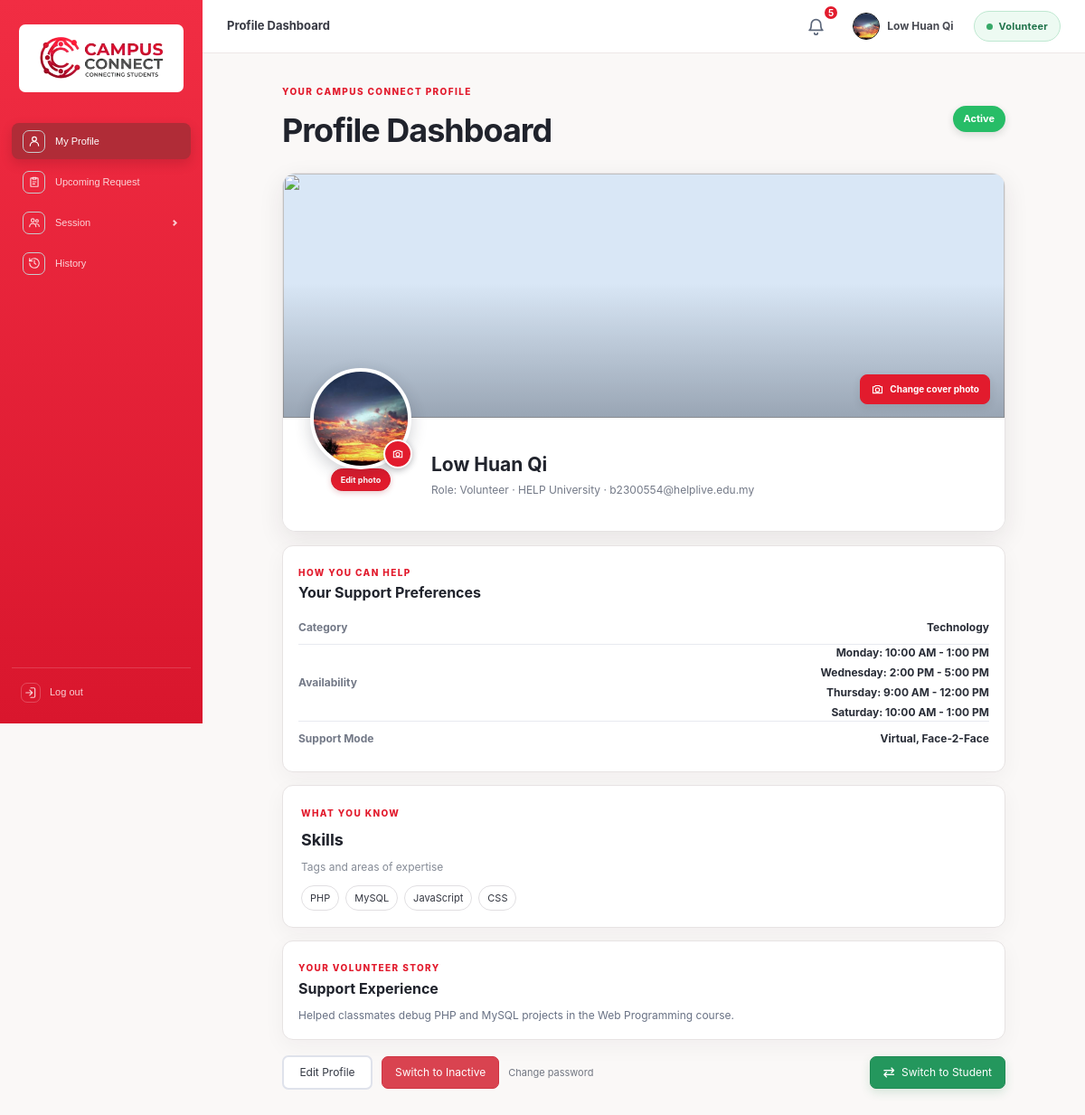
/backend/profile_management/volunteer.php (signed in), run on the app's committed database.
### tables this page shows
CREATE TABLE `users` (
  `id` int(11) NOT NULL AUTO_INCREMENT,
  `email` varchar(150) NOT NULL,
  `full_name` varchar(100) NOT NULL,
  `university_name` varchar(100) NOT NULL,
  `password_hash` varchar(255) NOT NULL,
  `picture_url` varchar(255) DEFAULT NULL,
  `cover_photo_url` varchar(255) DEFAULT NULL,
  `volunteer_picture_url` varchar(255) DEFAULT NULL,
  `volunteer_cover_photo_url` varchar(255) DEFAULT NULL,
  `education` varchar(500) DEFAULT NULL,
  `skills` varchar(500) DEFAULT NULL,
  `support_experience` varchar(1000) DEFAULT NULL,
  `tfa_code` varchar(255) DEFAULT NULL,
  `tfa_expiry` datetime DEFAULT NULL,
  `failed_attempts` int(11) NOT NULL DEFAULT 0,
  `locked_until` datetime DEFAULT NULL,
  `remember_token_hash` char(64) DEFAULT NULL,
  `remember_expires` datetime DEFAULT NULL,
  `reset_code` varchar(6) DEFAULT NULL,
  `reset_expiry` datetime DEFAULT NULL,
  `is_volunteer` char(1) NOT NULL DEFAULT 'N',
  `is_active` char(1) NOT NULL DEFAULT 'N',
  `created_at` datetime NOT NULL DEFAULT current_timestamp(),
  PRIMARY KEY (`id`),
  UNIQUE KEY `uq_users_email` (`email`)
);

### backend/general/account_functions.php (called while the page is built, shortened)
<?php
require_once __DIR__ . '/db.php';
function e($value): string {
    return htmlspecialchars((string)$value, ENT_QUOTES, 'UTF-8');
}
function current_user(): ?array {
    global $pdo;
    $stmt = $pdo->prepare('SELECT * FROM users WHERE id = ?');
    $stmt->execute([$_SESSION['user_id']]);
    $user = $stmt->fetch();
    return $user ?: null;
}
?>

### backend/general/notifications.php (called while the page is built, shortened)
<?php
function notificationTypesForRole(?string $role): array
{
    return match ($role) {
        'student' => ['Session Requested', 'Feedback Received', 'Pending Request'],
        'volunteer' => ['Request Submitted', 'Request Response', 'Status Update', 'Session Scheduled', 'Session Rejected', 'Feedback Reminder'],
        default => [],
    };
}
function notificationRoleFilter(?string $role): array
{
    $types = notificationTypesForRole($role);
    return [' AND notice_type NOT IN (' . implode(', ', array_fill(0, count($types), '?')) . ')', str_repeat('s', count($types))];
}
function bindNotificationQueryParams(mysqli_stmt $stmt, int $userId, ?string $role, string $types): void
{
    $values = array_merge([$userId], notificationTypesForRole($role));
    $params = ['i' . $types];
    foreach ($values as &$value) {
        $params[] = &$value;
    }
    call_user_func_array([$stmt, 'bind_param'], $params);
}
function countUnreadNotifications(mysqli $conn, int $userId, ?string $role = null): int
{
    [$roleFilter, $types] = notificationRoleFilter($role);
    $stmt = $conn->prepare("SELECT COUNT(*) FROM notifications WHERE user_id = ? AND is_read = 'N'" . $roleFilter);
    bindNotificationQueryParams($stmt, $userId, $role, $types);
    $stmt->execute();
    return (int)$stmt->get_result()->fetch_row()[0];
}

### backend/profile_management/volunteer.php (the view, shortened to what this page needs)
<?php
require_once dirname(__DIR__) . '/general/account_functions.php';
require_once dirname(__DIR__) . '/general/dashboard_header.php';
require_once dirname(__DIR__) . '/general/notifications.php';
$user = current_user();
$profilePicture = $user['volunteer_picture_url'] ?? '';
$coverPhoto = $user['volunteer_cover_photo_url'] ?? '';
$stmt = $pdo->prepare('SELECT category, preferred_day, start_time, end_time, support_mode, is_available FROM volunteers WHERE user_id = ? ORDER BY FIELD(preferred_day, \'Monday\', \'Tuesday\', \'Wednesday\', \'Thursday\', \'Friday\', \'Saturday\', \'Sunday\'), start_time');
$stmt->execute([$user['id']]);
$slots = $stmt->fetchAll();
$available = (bool)array_filter($slots, static fn($slot) => ($slot['is_available'] ?? 'N') === 'Y');
$categories = array_values(array_unique(array_column($slots, 'category')));
$skills = array_filter(array_map('trim', explode(',', (string)($user['skills'] ?? ''))));
$daySchedules = [];
foreach ($slots as $slot) $daySchedules[$slot['preferred_day']] = date('g:i A', strtotime($slot['start_time'])) . ' - ' . date('g:i A', strtotime($slot['end_time']));
$modes = array_values(array_unique(array_column($slots, 'support_mode')));
?>
<!DOCTYPE html>
<html lang="en">
<head>
    <link rel="stylesheet" href="<?= BASE_URL ?>/frontend/css/style.css">
    <link rel="stylesheet" href="<?= BASE_URL ?>/frontend/css/profile.css">
</head>
<body class="account-page dashboard-page profile-view-page volunteer-profile-page">
<div class="dashboard-app">
<?php include dirname(__DIR__) . '/general/account_sidebar.php'; ?>
<main class="dashboard-main">
    <?= renderDashboardHeader('Profile Dashboard', $user, null, countUnreadNotifications($conn, (int)$user['id'], 'volunteer')) ?>
    <div class="dashboard-shell profile-dashboard-shell volunteer-profile-shell">
        <div class="profile-page-heading volunteer-profile-heading"><div><span class="account-eyebrow">YOUR CAMPUS CONNECT PROFILE</span><h1>Profile Dashboard</h1></div><span class="volunteer-status <?= $available ? 'is-active' : 'is-paused' ?>"><?= $available ? 'Active' : 'Inactive' ?></span></div>
        <section class="profile-showcase-card">
            <a class="profile-cover" href="<?= BASE_URL ?>/profile_cover.php" aria-label="Change cover photo">
                <img class="profile-cover-image" src="<?= e($coverPhoto ?: DEFAULT_COVER_PHOTO) ?>" alt="">
                <span class="profile-cover-action"><svg viewBox="0 0 24 24" aria-hidden="true"><path d="M4 7.5h3l1.4-2h7.2l1.4 2h3v11H4z"/><circle cx="12" cy="13" r="3.5"/></svg>Change cover photo</span>
            </a>
            <div class="profile-identity-card">
                <div class="profile-avatar-wrap">
                    <a class="profile-identity-avatar" href="<?= BASE_URL ?>/profile_picture.php" aria-label="Change profile photo"><img src="<?= e($profilePicture ?: DEFAULT_PROFILE_PICTURE) ?>" alt=""></a>
                    <a class="profile-avatar-camera" href="<?= BASE_URL ?>/profile_picture.php" aria-label="Change profile photo"><svg viewBox="0 0 24 24" aria-hidden="true"><path d="M4 7.5h3l1.4-2h7.2l1.4 2h3v11H4z"/><circle cx="12" cy="13" r="3.5"/></svg></a>
                    <a class="profile-photo-edit" href="<?= BASE_URL ?>/profile_picture.php">Edit photo</a>
                </div>
                <div class="profile-identity-copy"><h2><?= e($user['full_name']) ?></h2><p>Role: Volunteer <span aria-hidden="true">·</span> <?= e($user['university_name'] ?? 'Campus Connect') ?> <span aria-hidden="true">·</span> <?= e($user['email']) ?></p></div>
            </div>
        </section>
        <section class="volunteer-preferences-card">
            <span class="account-eyebrow">HOW YOU CAN HELP</span>
            <h2>Your Support Preferences</h2>
            <div class="volunteer-preference-row"><span>Category</span><strong><?= $categories ? e(implode(', ', $categories)) : 'Not set' ?></strong></div>
            <div class="volunteer-preference-row"><span>Availability</span><div class="volunteer-schedule-list"><?php foreach ($daySchedules as $day => $time): ?><span><?= e($day) ?>: <?= e($time) ?></span><?php endforeach; ?></div></div>
            <div class="volunteer-preference-row"><span>Support Mode</span><strong><?= $modes ? e(implode(', ', $modes)) : 'Not set' ?></strong></div>
        </section>
        <section class="volunteer-skills-card"><span class="account-eyebrow">WHAT YOU KNOW</span><h2>Skills</h2><p class="profile-skill-hint">Tags and areas of expertise</p><div class="profile-skill-list"><?php foreach ($skills as $skill): ?><span><?= e($skill) ?></span><?php endforeach; ?><?php if (!$skills): ?><span class="profile-empty-skill">Add skills to help students find you.</span><?php endif; ?></div></section>
        <section class="volunteer-experience-card"><span class="account-eyebrow">YOUR VOLUNTEER STORY</span><h2>Support Experience</h2><p><?= nl2br(e($user['support_experience'] ?: 'Add your peer support, teaching, mentoring, or volunteering experience to help students get to know you.')) ?></p></section>
        <div class="volunteer-profile-actions">
            <a class="btn btn-secondary" href="<?= BASE_URL ?>/edit_profile.php">Edit Profile</a>
            <?php if ($isVolunteer): ?>
                <form method="post" data-confirm-title="Switch to <?= $available ? 'Inactive' : 'Active' ?>?" data-confirm-message="<?= $available ? 'You will no longer appear available for new student requests. Your schedule will remain saved.' : 'Your volunteer profile will appear available for new student requests.' ?>" data-confirm-submit="Switch status" data-confirm-icon="<?= $available ? 'inactive' : 'active' ?>"><input type="hidden" name="csrf_token" value="<?= e(csrf_token()) ?>"><input type="hidden" name="action" value="<?= $available ? 'inactive' : 'active' ?>"><button class="btn <?= $available ? 'btn-inactive' : 'btn-active' ?>" type="submit" <?= !$available ? 'style="border:1px solid #218b55 !important;color:#218b55 !important;background:#fff !important" onmouseenter="this.style.setProperty(\'background-color\',\'#218b55\',\'important\');this.style.setProperty(\'color\',\'#fff\',\'important\')" onmouseleave="this.style.setProperty(\'background-color\',\'#fff\',\'important\');this.style.setProperty(\'color\',\'#218b55\',\'important\')" onfocus="this.style.setProperty(\'background-color\',\'#218b55\',\'important\');this.style.setProperty(\'color\',\'#fff\',\'important\')" onblur="this.style.setProperty(\'background-color\',\'#fff\',\'important\');this.style.setProperty(\'color\',\'#218b55\',\'important\')"' : '' ?>>Switch to <?= $available ? 'Inactive' : 'Active' ?></button></form>
                <a class="profile-security-link" href="<?= BASE_URL ?>/change_password.php">Change password</a>
                <form method="post" data-confirm-title="Switch to Student?" data-confirm-message="You will stop appearing as available to students. Your volunteer profile and schedule will remain saved." data-confirm-submit="Switch to Student" data-confirm-icon="switch"><input type="hidden" name="csrf_token" value="<?= e(csrf_token()) ?>"><input type="hidden" name="action" value="student"><button class="btn btn-plain" type="submit">Switch to Student</button></form>
            <?php endif; ?>
        </div>
    </div>
</main>
</div>
</body>
</html>

### backend/general/dashboard_header.php (shortened to what this page needs)
<?php
function renderDashboardHeader(string $title, array $user, ?array $back = null, int $unreadNotifications = 0): string
{
    $backLink = '';
    $isVolunteer = ($user['is_volunteer'] ?? 'N') === 'Y';
    $name        = $user['full_name'] ?? 'Student';
    $picture     = $isVolunteer ? ($user['volunteer_picture_url'] ?? '') : ($user['picture_url'] ?? '');
    $avatar = '<img src="' . htmlspecialchars($picture ?: DEFAULT_PROFILE_PICTURE) . '" alt="">';
    $scriptKey = basename(dirname($_SERVER['SCRIPT_NAME'] ?? '')) . '/' . basename($_SERVER['SCRIPT_NAME'] ?? '');
    $isNotificationsPage = $scriptKey === 'notification_management/notifications.php';
    $bellLabel = $isNotificationsPage
        ? 'Close notifications'
        : ($unreadNotifications > 0 ? "Notifications, $unreadNotifications unread" : 'Notifications');
    $bellHref = $isNotificationsPage
        ? BASE_URL . ($isVolunteer ? '/volunteer.php' : '/profile.php')
        : BASE_URL . '/backend/notification_management/notifications.php';
    $bell = '<a class="dashboard-bell"' . ($isNotificationsPage ? ' data-notification-toggle="close"' : '')
          . ' href="' . $bellHref . '" title="' . $bellLabel . '" aria-label="' . $bellLabel . '">'
          . '<svg viewBox="0 0 24 24" aria-hidden="true"><path d="M6 9a6 6 0 0 1 12 0c0 6 2.5 7.5 2.5 7.5h-17S6 15 6 9z"/><path d="M10 20a2 2 0 0 0 4 0"/></svg>'
          . ($unreadNotifications > 0 ? '<span class="dashboard-bell-badge">' . ($unreadNotifications > 9 ? '9+' : $unreadNotifications) . '</span>' : '')
          . '</a>';
    return '<header class="dashboard-header">'
         . '<div class="dashboard-header-title">' . $backLink . '<span>' . htmlspecialchars($title) . '</span></div>'
         . '<nav class="dashboard-nav" aria-label="Account navigation">'
         . $bell
         . '<a class="dashboard-user-chip" href="' . BASE_URL . ($isVolunteer ? '/volunteer.php' : '/profile.php') . '" aria-label="View your profile">'
         . '<span class="dashboard-user-avatar">' . $avatar . '</span>' . htmlspecialchars($name) . '</a>'
         . '<span class="dashboard-role-badge ' . ($isVolunteer ? 'is-volunteer' : 'is-student') . '" aria-label="Current role: ' . ($isVolunteer ? 'Volunteer' : 'Student') . '">' . ($isVolunteer ? 'Volunteer' : 'Student') . '</span>'
         . '</nav></header>'
         . ($isNotificationsPage
             ? '<script>(function () {'
             . 'var closeLink = document.querySelector("[data-notification-toggle=\\"close\\"]");'
             . 'if (!closeLink) { return; }'
             . 'closeLink.addEventListener("click", function (event) {'
             . '  if (window.history.length < 2 || !document.referrer) { return; }'
             . '  if (document.referrer === window.location.origin || document.referrer.indexOf(window.location.origin + "/") === 0) {'
             . '    event.preventDefault();'
             . '    window.history.back();'
             . '  }'
             . '});'
             . '})();</script>'
             : '');
}

### data on the page
users: volunteer_picture_url (picture), full_name "Low Huan Qi", university_name "HELP University", email "b2300554@helplive.edu.my", skills "PHP", skills "MySQL", skills "JavaScript", skills "CSS", support_experience "Helped classmates debug PHP and MySQL projects in the Web Programming course."

### other printed values
$title "Profile Dashboard"
$unreadNotifications "5"
implode(', ', $categories) "Technology"
$day "Monday"
$time "10:00 AM - 1:00 PM"
$day "Wednesday"
$time "2:00 PM - 5:00 PM"
$day "Thursday"
$time "9:00 AM - 12:00 PM"
$day "Saturday"
implode(', ', $modes) "Virtual, Face-2-Face"
